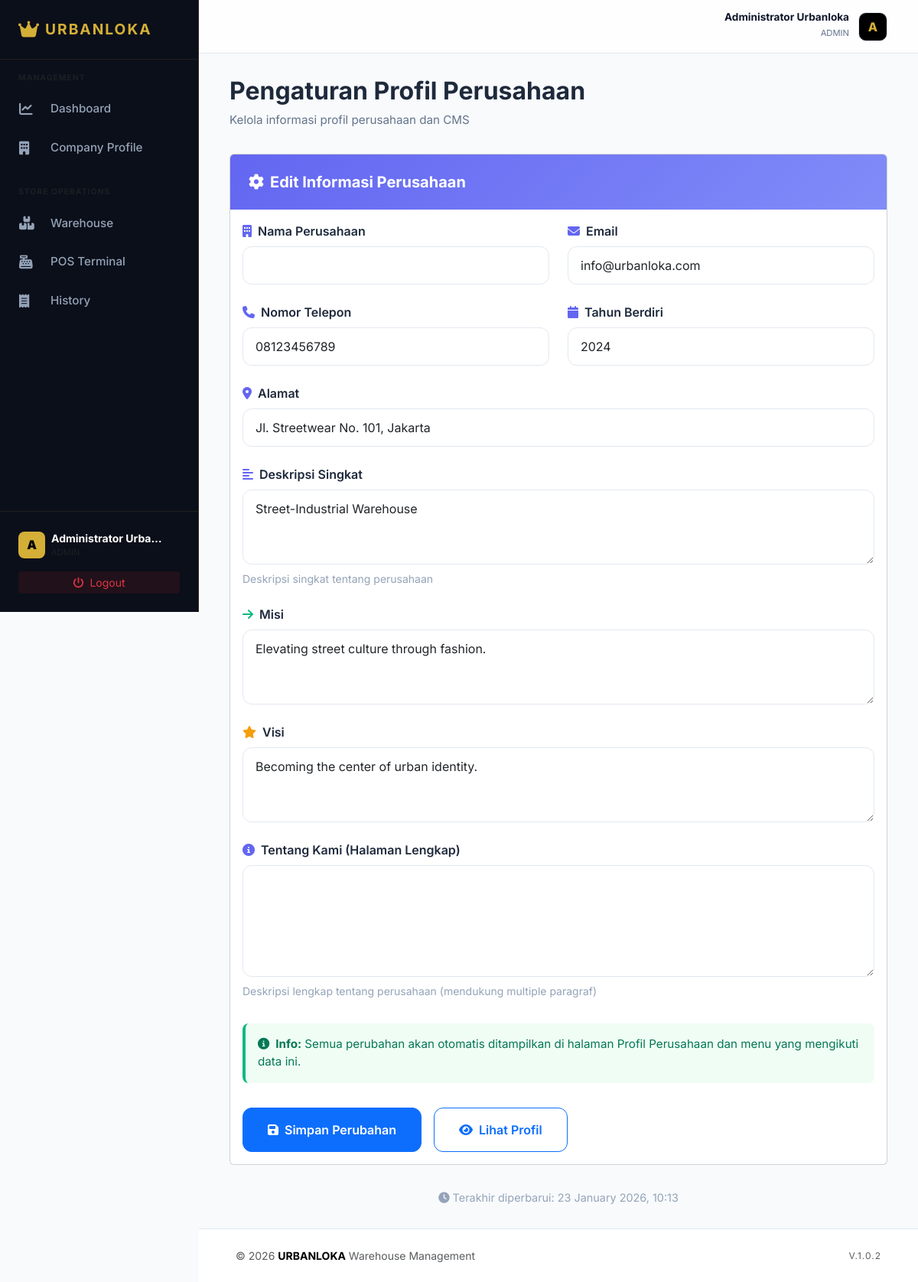
Page /company_settings.php (signed in) on the committed database.
### tables this page shows
CREATE TABLE company_profile (
    id INT AUTO_INCREMENT PRIMARY KEY,
    name VARCHAR(100) NOT NULL,
    established_year INT(4),
    email VARCHAR(100),
    phone VARCHAR(20),
    address TEXT,
    mission TEXT,
    vision TEXT,
    description TEXT
);

### helpers.php (called while the page is built, shortened)
<?php
if (!function_exists('getBaseUrl')) {
    function getBaseUrl() {
        $protocol = isset($_SERVER['HTTPS']) && $_SERVER['HTTPS'] === 'on' ? 'https://' : 'http://';
        $host = $_SERVER['HTTP_HOST'];
        $script_name = $_SERVER['SCRIPT_NAME'];
        $base = substr($script_name, 0, strpos($script_name, '/modules') ?: strpos($script_name, '/public') ?: strrpos($script_name, '/'));
        return $protocol . $host . rtrim($base, '/');
    }
}
if (!function_exists('url')) {
    function url($path = '') {
        return getBaseUrl() . '/' . ltrim($path, '/');
    }
}
?>

### company_settings.php (the view, shortened to what this page needs)
<?php
require '../config/database.php';
require '../config/helpers.php';
$profile = mysqli_fetch_assoc(mysqli_query($conn, "SELECT * FROM company_profile ORDER BY id DESC LIMIT 1"));
include '../partials/header.php';
include '../partials/sidebar.php';
?>
<h1 style="font-size: 2rem; font-weight: 700; color: #1e293b; margin-bottom: 0.5rem;">Pengaturan Profil Perusahaan</h1>
<p style="color: #64748b; font-size: 0.95rem; margin-bottom: 2rem;">Kelola informasi profil perusahaan dan CMS</p>
<div style="max-width: 900px;">
    <div class="card">
        <div class="card-header" style="background: linear-gradient(135deg, #6366f1 0%, #818cf8 100%); border: none; padding: 1.5rem;">
            <h5 style="color: white; margin: 0; font-weight: 700;">
                <i class="fa-solid fa-cog me-2"></i>Edit Informasi Perusahaan
            </h5>
        </div>
        <div class="card-body">
            <form method="POST" novalidate>
                <div style="display: grid; grid-template-columns: 1fr 1fr; gap: 1.5rem; margin-bottom: 1.5rem;">
                    <div>
                        <label class="form-label" style="font-weight: 600; color: #1e293b; margin-bottom: 0.5rem;">
                            <i class="fa-solid fa-building me-2" style="color: #6366f1;"></i>Nama Perusahaan
                        </label>
                        <input type="text" name="company_name" class="form-control" value="<?= htmlspecialchars($profile['company_name'] ?? '') ?>" required style="border: 1px solid #e2e8f0; border-radius: 0.75rem; padding: 0.75rem 1rem;">
                    </div>
                    <div>
                        <label class="form-label" style="font-weight: 600; color: #1e293b; margin-bottom: 0.5rem;">
                            <i class="fa-solid fa-envelope me-2" style="color: #6366f1;"></i>Email
                        </label>
                        <input type="email" name="email" class="form-control" value="<?= htmlspecialchars($profile['email'] ?? '') ?>" style="border: 1px solid #e2e8f0; border-radius: 0.75rem; padding: 0.75rem 1rem;">
                    </div>
                </div>
                <div style="display: grid; grid-template-columns: 1fr 1fr; gap: 1.5rem; margin-bottom: 1.5rem;">
                    <div>
                        <label class="form-label" style="font-weight: 600; color: #1e293b; margin-bottom: 0.5rem;">
                            <i class="fa-solid fa-phone me-2" style="color: #6366f1;"></i>Nomor Telepon
                        </label>
                        <input type="tel" name="phone" class="form-control" value="<?= htmlspecialchars($profile['phone'] ?? '') ?>" style="border: 1px solid #e2e8f0; border-radius: 0.75rem; padding: 0.75rem 1rem;">
                    </div>
                    <div>
                        <label class="form-label" style="font-weight: 600; color: #1e293b; margin-bottom: 0.5rem;">
                            <i class="fa-solid fa-calendar me-2" style="color: #6366f1;"></i>Tahun Berdiri
                        </label>
                        <input type="number" name="established_year" class="form-control" value="<?= $profile['established_year'] ?? '' ?>" min="1900" max="<?= date('Y') ?>" style="border: 1px solid #e2e8f0; border-radius: 0.75rem; padding: 0.75rem 1rem;">
                    </div>
                </div>
                <div style="margin-bottom: 1.5rem;">
                    <label class="form-label" style="font-weight: 600; color: #1e293b; margin-bottom: 0.5rem;">
                        <i class="fa-solid fa-location-dot me-2" style="color: #6366f1;"></i>Alamat
                    </label>
                    <input type="text" name="address" class="form-control" value="<?= htmlspecialchars($profile['address'] ?? '') ?>" style="border: 1px solid #e2e8f0; border-radius: 0.75rem; padding: 0.75rem 1rem;">
                </div>
                <div style="margin-bottom: 1.5rem;">
                    <label class="form-label" style="font-weight: 600; color: #1e293b; margin-bottom: 0.5rem;">
                        <i class="fa-solid fa-align-left me-2" style="color: #6366f1;"></i>Deskripsi Singkat
                    </label>
                    <textarea name="description" class="form-control" rows="3" required style="border: 1px solid #e2e8f0; border-radius: 0.75rem; padding: 0.75rem 1rem; resize: vertical;"><?= htmlspecialchars($profile['description'] ?? '') ?></textarea>
                    <small style="color: #94a3b8; display: block; margin-top: 0.5rem;">Deskripsi singkat tentang perusahaan</small>
                </div>
                <div style="margin-bottom: 1.5rem;">
                    <label class="form-label" style="font-weight: 600; color: #1e293b; margin-bottom: 0.5rem;">
                        <i class="fa-solid fa-arrow-right me-2" style="color: #10b981;"></i>Misi
                    </label>
                    <textarea name="mission" class="form-control" rows="3" style="border: 1px solid #e2e8f0; border-radius: 0.75rem; padding: 0.75rem 1rem; resize: vertical;"><?= htmlspecialchars($profile['mission'] ?? '') ?></textarea>
                </div>
                <div style="margin-bottom: 1.5rem;">
                    <label class="form-label" style="font-weight: 600; color: #1e293b; margin-bottom: 0.5rem;">
                        <i class="fa-solid fa-star me-2" style="color: #f59e0b;"></i>Visi
                    </label>
                    <textarea name="vision" class="form-control" rows="3" style="border: 1px solid #e2e8f0; border-radius: 0.75rem; padding: 0.75rem 1rem; resize: vertical;"><?= htmlspecialchars($profile['vision'] ?? '') ?></textarea>
                </div>
                <div style="margin-bottom: 2rem;">
                    <label class="form-label" style="font-weight: 600; color: #1e293b; margin-bottom: 0.5rem;">
                        <i class="fa-solid fa-circle-info me-2" style="color: #6366f1;"></i>Tentang Kami (Halaman Lengkap)
                    </label>
                    <textarea name="about" class="form-control" rows="5" style="border: 1px solid #e2e8f0; border-radius: 0.75rem; padding: 0.75rem 1rem; resize: vertical;"><?= htmlspecialchars($profile['about'] ?? '') ?></textarea>
                    <small style="color: #94a3b8; display: block; margin-top: 0.5rem;">Deskripsi lengkap tentang perusahaan (mendukung multiple paragraf)</small>
                </div>
                <div style="background: #f0fdf4; border-left: 4px solid #10b981; padding: 1rem; border-radius: 0.5rem; margin-bottom: 2rem;">
                    <p style="color: #047857; margin: 0; font-size: 0.95rem;">
                        <i class="fa-solid fa-info-circle me-2"></i><strong>Info:</strong> Semua perubahan akan otomatis ditampilkan di halaman Profil Perusahaan dan menu yang mengikuti data ini.
                    </p>
                </div>
                <div style="display: flex; gap: 1rem;">
                    <button type="submit" name="update" class="btn btn-primary" style="padding: 1rem 2rem; font-weight: 600; border-radius: 0.75rem;">
                        <i class="fa-solid fa-save me-2"></i>Simpan Perubahan
                    </button>
                    <a href="<?= url('modules/analytics/company_profile.php') ?>" class="btn btn-outline-primary" style="padding: 1rem 2rem; font-weight: 600; border-radius: 0.75rem; text-decoration: none;">
                        <i class="fa-solid fa-eye me-2"></i>Lihat Profil
                    </a>
                </div>
            </form>
        </div>
    </div>
    <div style="margin-top: 2rem; text-align: center; color: #94a3b8; font-size: 0.9rem;">
        <i class="fa-solid fa-clock me-1"></i>Terakhir diperbarui: <?= date('d F Y, H:i', strtotime($profile['updated_at'] ?? 'now')) ?>
    </div>
</div>
<?php include '../partials/footer.php'; ?>

### modern.css (style rules this page uses)
:root { --sidebar-width: 260px; --gold: #D4AF37; --noir: #0b0f19; --slate: #0f172a; --bg-main: #f8fafc; --top-nav-height: 70px; }
* { margin: 0; padding: 0; box-sizing: border-box; }
body { font-family: 'Inter', -apple-system, sans-serif; background-color: var(--bg-main); color: var(--slate); line-height: 1.5; }

### rows in the picture
company_profile: email "info@urbanloka.com", phone "08123456789", established_year "2024", address "Jl. Streetwear No. 101, Jakarta", description "Street-Industrial Warehouse", mission "Elevating street culture through fashion.", vision "Becoming the center of urban identity."

### other values in the picture
$_SESSION['fullname'] "Administrator Urbanloka"
$_SESSION['role'] "ADMIN"
substr($_SESSION['fullname'] ?? 'U', 0, 1) "A"
$_SESSION['fullname'] "Administrator Urba…"
date('d F Y, H:i', strtotime($profile['updated_at'] ?? 'now')) "23 January 2026, 10:13"
